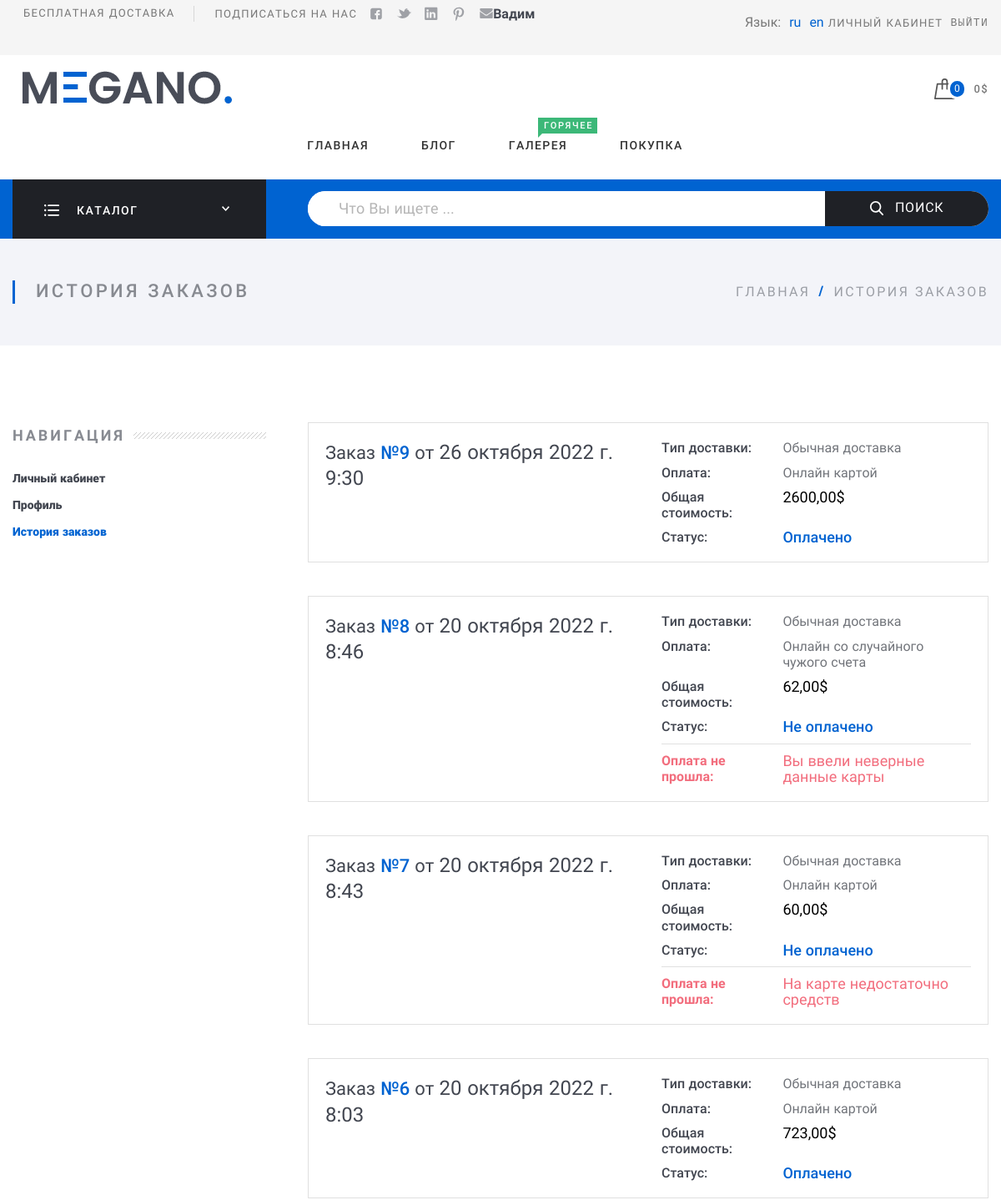
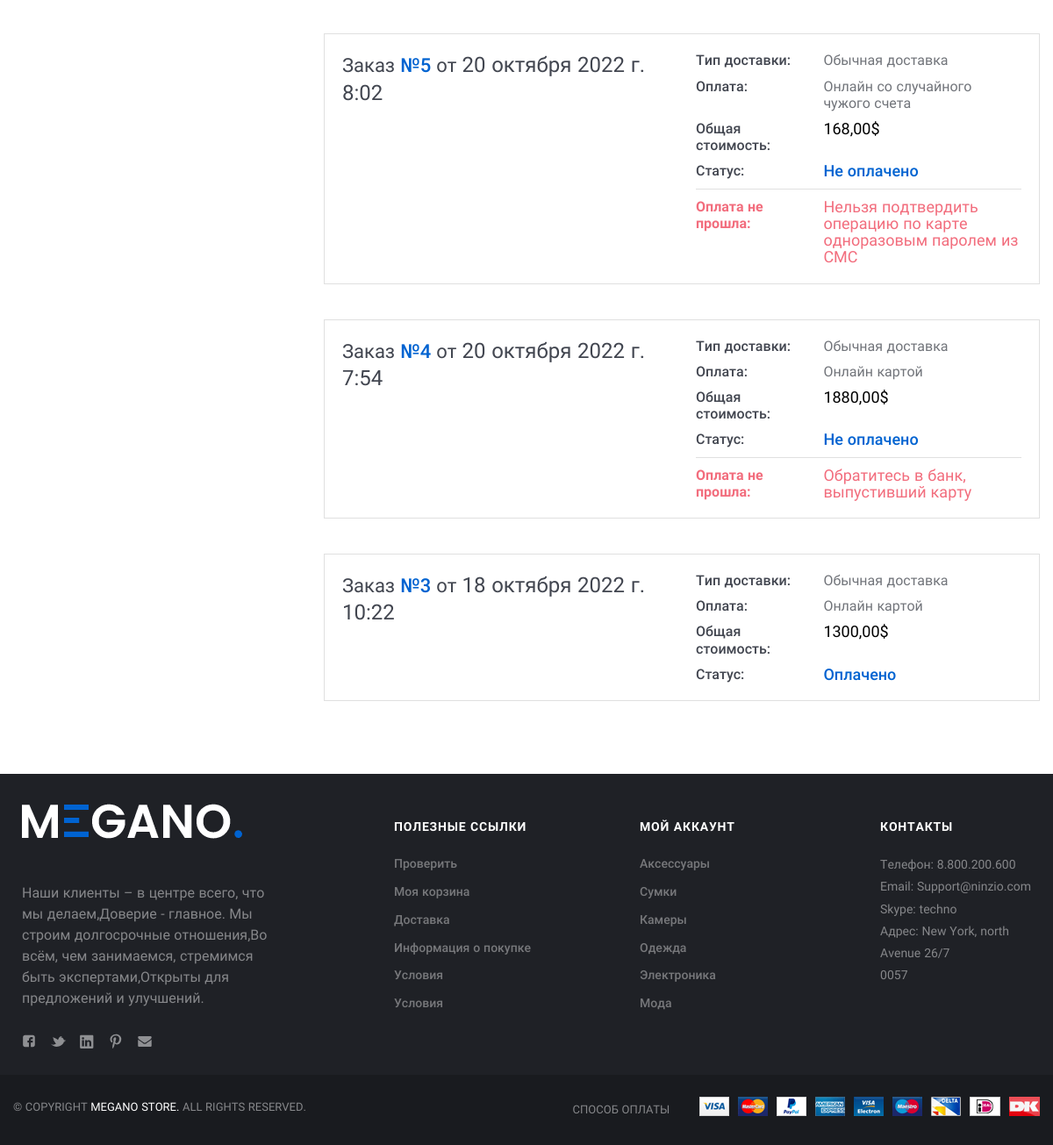
Page /ru/app_history_order/history/ (signed in) on the committed database (2 pictures, top to bottom).
### app_ordering/models.py (models this page shows, shortened)
class Order(models.Model):
    address = models.CharField(max_length=250)
    city = models.CharField(max_length=100)
    created = models.DateTimeField(auto_now_add=True)
    updated = models.DateTimeField(auto_now=True)
    payment_method = models.CharField(max_length=50)
    delivery_method = models.CharField(max_length=50)
    user = models.ForeignKey(User, on_delete=models.CASCADE, related_name='user_order', null=True, blank=True)
    product = models.ForeignKey(Product, on_delete=models.CASCADE, related_name='product_order',null=True, blank=True)
    count_product = models.IntegerField(default=0)
    number_order = models.IntegerField(default=0)
    total_price = models.DecimalField(max_digits=8, decimal_places=2, verbose_name='общая стоимость', default=0.00)
    status = models.BooleanField(default=False, null=True, blank=True)
    text_error = models.TextField(null=True, blank=True)
    code_error = models.IntegerField(null=True, blank=True)
    class Meta:
        ordering = ('-created',)
        verbose_name = 'Заказ'
        verbose_name_plural = 'Заказы'

### app_history_order/views.py (the view)
# urls.py: path('history/', HistoryOrder.as_view(), name='history'),
class HistoryOrder(generic.ListView):
    model = Order
    template_name = 'django-frontend/historyorder.html'
    context_object_name = 'history'
    def get_queryset(self):
        queryset = super().get_queryset()
        return queryset.filter(user_id=self.request.user.id)

### app_cart/cart.py (called while the page is built)
    def __len__(self):
        return sum(item['quantity'] for item in self.cart.values())

    def get_total_price(self):
        return sum(Decimal(item['price']) * item['quantity'] for item in self.cart.values())

### app_cart/context_processors.py (called while the page is built)
def cart(request):
    return {'cart': Cart(request)}

### templates/django-frontend/historyorder.html (shortened to what this page needs)
{% extends "django-frontend/base.html" %}
{% block content %}
{% load i18n %}
<div class="Middle Middle_top">
  <div class="Middle-top">
    <div class="wrap">
      <div class="Middle-header">
        <h1 class="Middle-title">{% trans "История заказов" %}
        </h1>
        <ul class="breadcrumbs Middle-breadcrumbs">
          <li class="breadcrumbs-item"><a href="index.html">{% trans "home" %}</a>
          </li>
          <li class="breadcrumbs-item breadcrumbs-item_current"><span>{% trans "История заказов" %}</span>
          </li>
        </ul>
      </div>
    </div>
  </div>
  <div class="Section Section_column Section_columnLeft">
    <div class="wrap">
      <div class="Section-column">
        <div class="Section-columnSection">
          <header class="Section-header">
            <strong class="Section-title">{% trans "Навигация" %}
            </strong>
          </header>
          <div class="Section-columnContent">
            <div class="NavigateProfile">
              <ul class="menu menu_vt">
                <li class="menu-item"><a class="menu-link" href="/app_user/personal_area/{{request.user.id}}">{% trans "Личный кабинет" %}</a>
                </li>
                <li class="menu-item"><a class="menu-link" href="/app_user/redact_profile/">{% trans "Профиль" %}</a>
                </li>
                <li class="menu-item_ACTIVE menu-item"><a class="menu-link" href="">{% trans "История заказов" %}</a>
                </li>
              </ul>
            </div>
          </div>
        </div>
      </div>
      <div class="Section-content">
        <div class="Orders">
          {% for i in history %}
          <div class="Order Order_anons">
            <div class="Order-personal">
              <div class="row">
                <div class="row-block"><a class="Order-title" href="/app_history_order/order_info/{{i.number_order}}">{% trans "Заказ" %}&#32;<span class="Order-numberOrder">№{{i.number_order}}</span>&#32;{% trans "от" %}&#32;<span class="Order-dateOrder">{{i.created}}</span></a>
                </div>
                <div class="row-block">
                  <div class="Order-info Order-info_delivery">
                    <div class="Order-infoType">{% trans "Тип доставки:" %}
                    </div>
                    <div class="Order-infoContent">{{i.delivery_method}}
                    </div>
                  </div>
                  <div class="Order-info Order-info_pay">
                    <div class="Order-infoType">{% trans "Оплата:" %}
                    </div>
                    <div class="Order-infoContent">{{i.payment_method}}
                    </div>
                  </div>
                  <div class="Order-info">
                    <div class="Order-infoType">{% trans "Общая стоимость:" %}
                    </div>
                    <div class="Order-infoContent"><span class="Order-price">{{i.total_price}}$</span>
                    </div>
                  </div>
                  <div class="Order-info Order-info_status">
                    <div class="Order-infoType">{% trans "Статус:" %}
                    </div>
                    {% if i.status %}
                    <div class="Order-infoContent"> {% trans "Оплачено" %}
                    </div>
                    {% else %}
                    <div class="Order-infoContent"> {% trans "Не оплачено" %}
                    </div>
                    {% endif %}
                  </div>
                  {% if not i.status %}
                  <div class="Order-info Order-info_error">
                      <div class="Order-infoType">{% trans "Оплата не прошла:" %}
                      </div>
                      <div class="Order-infoContent">{{i.text_error}}
                      </div>
                  </div>
                  {% endif %}
                </div>
              </div>
            </div>
          </div>
          {% endfor %}
        </div>
      </div>
    </div>
  </div>
</div>
 {% endblock content %}

### templates/django-frontend/base.html (shortened to what this page needs)
<!DOCTYPE html><!--[if IE 7]>
        {% load static %}
        {% load i18n %}
<html class="ie7" lang="ru">
<![endif]-->
 <html lang="ru">
<head>
  <link rel="stylesheet" href="{% static 'assets/css/fonts.css' %}?v=65245665">
  <link rel="stylesheet" href="{% static 'assets/css/basic.css'%}?v=65245665">
  <link rel="stylesheet" href="{% static 'assets/css/extra.css' %}?v=65245665">
</head>
<body class="Site">
  <header class="Header">
    <div class="ControlPanel">
      <div class="wrap">
        <div class="row ControlPanel-row">
          <div class="row-block">
            <div class="row ControlPanel-rowSplit">
              <div class="row-block"><a class="ControlPanel-title" href="#">{% trans "Free Delivery" %} </a>
              </div>
              <div class="row-block hide_700"><span class="ControlPanel-title">{% trans "Follow US" %}</span>
                <ul class="menu menu_img menu_smallImg ControlPanel-menu">
                  <li class="menu-item"><a class="menu-link" href="#"><img src="{% static 'assets/img/icons/socialHeader/fb.svg' %}" alt="fb.svg"/></a>
                  </li>
                  <li class="menu-item"><a class="menu-link" href="#"><img src="{% static 'assets/img/icons/socialHeader/tw.svg' %}" alt="tw.svg"/></a>
                  </li>
                  <li class="menu-item"><a class="menu-link" href="#"><img src="{% static 'assets/img/icons/socialHeader/in.svg' %}" alt="in.svg"/></a>
                  </li>
                  <li class="menu-item"><a class="menu-link" href="#"><img src="{% static 'assets/img/icons/socialHeader/pt.svg' %}" alt="pt.svg"/></a>
                  </li>
                  <li class="menu-item"><a class="menu-link" href="#"><img src="{% static 'assets/img/icons/socialHeader/mail.svg' %}" alt="mail.svg"/></a>
                  </li>
                  <li> {{request.user.first_name}}</li>
                </ul>
              </div>
            </div>
          </div>
          <nav class="row-block">
            <div class="row ControlPanel-rowSplit">
                  {% get_current_language as LANGUAGE_CODE %}
                  {% get_available_languages as LANGUAGES %}
                  {% get_language_info_list for LANGUAGES as languages %}
               <div class="languages">
                   <div class="Language_p" ><p>{% trans "Language" %}:</p> </div>
                        {% for language in languages %}
                                <a class="Language_a" href="/{{ language.code }}{{ request.path|slice:'3:'}}">
                                    {{ language.code }}
                                </a>
                        {% endfor %}
                </div>
              {% if not request.user.is_authenticated %}
              <div class="row-block"><a class="ControlPanel-title" href="/app_user/register/">{% trans "Login / Register" %}</a>
                  {% else %}
                  <div class="row-block"><a class="ControlPanel-title" href="/app_user/personal_area/{{request.user.id}}">{% trans "Личный кабинет" %}</a><br>
                    <div class="row-block"><a class="ControlPanel-title" href="/app_user/logaut"><pre> {% trans "Выйти" %}</pre></a>
               {% endif %}
              </div>
            </div>
          </nav>
        </div>
      </div>
    </div>
    <div class="wrap">
      <div class="row Header-rowMain">
        <div class="row-block Header-logo"><a class="logo" href="/app_product/home/"><img class="logo-image" src="{% static 'assets/img/logo.png' %}" alt="logo.png"/></a>
        </div>
        <nav class="row-block row-block_right Header-menu">
          <div class="menuModal" id="navigate">
            <ul class="menu menu_main">
              <li class="menu-item"><a class="menu-link" href="/app_product/home">{% trans "Home" %}</a>
              </li>
              <li class="menu-item"><a class="menu-link" href="#">{% trans "Blog" %}</a>
              </li>
              <li class="menu-item"><span class="menu-label menu-label_success">{% trans "Hot" %}</span><a class="menu-link" href="/app_product/home">{% trans "Gallery" %}</a>
              </li>
              <li class="menu-item"><a class="menu-link" href="/app_product/catalog/14">{% trans "Purchase" %}</a>
              </li>
            </ul>
          </div>
        </nav>
        <div class="row-block">
          {% with total_item=cart|length %}
          <div class="CartBlock"><a class="CartBlock-block" href="/app_cart/"><img class="CartBlock-img" src="{% static 'assets/img/icons/cart.svg' %}" alt="cart.svg"/><span class="CartBlock-amount">{{total_item}}</span></a>
            <div class="CartBlock-block"><span class="CartBlock-price">{{cart.get_total_price}}$</span>
            </div>
            {% endwith %}
          </div>
        </div>
      </div>
    </div>
    <div class="Header-searchWrap">
      <div class="wrap">
        <div class="Header-categories">
          <div class="CategoriesButton">
            <div class="CategoriesButton-title">
              <div class="CategoriesButton-icon"><img src="{% static 'assets/img/icons/allDep.svg' %}" alt="allDep.svg"/>
              </div><span class="CategoriesButton-text">{% trans "Catalog" %}</span>
              <div class="CategoriesButton-arrow">
              </div>
            </div>
          </div>
        </div>
        <div class="Header-search">
          <div class="search">
            <form class="form form_search" action="#" method="post">
              <input class="search-input" id="query" name="query" type="text" placeholder='{% trans "What are you looking for ..." %} '/>
              <button class="search-button" type="submit" name="search" id="search"><img src="{% static 'assets/img/icons/search.svg' %} " alt="search.svg"/>{% trans "Search" %}
              </button>
            </form>
          </div>
        </div>
      </div>
    </div>
  </header>
{% block content %}
{% endblock content %}
<footer class="Footer">
    <div class="wrap">
      <div class="row Footer-main">
        <div class="row-block"><a class="logo Footer-logo" href="/app_product/home"><img class="logo-image" src="{% static 'assets/img/logo_footer.png' %}" alt="logo_footer.png"/></a>
          <p>{% trans "Lorem ipsum dolor sit amet, consectetuer adipiscing elit, sed diam nonummy nibh euismod tincid  unt ut laoreet dolore magna aliquam erat volutpat. Ut wisi enim ad" %}
          <ul class="menu menu_img menu_smallImg Footer-menuSoc">
            <li class="menu-item"><a class="menu-link" href="#"><img src="{% static 'assets/img/icons/socialFooter/fb.svg' %}" alt="fb.svg"/></a>
            </li>
            <li class="menu-item"><a class="menu-link" href="#"><img src="{% static 'assets/img/icons/socialFooter/tw.svg' %}" alt="tw.svg"/></a>
            </li>
            <li class="menu-item"><a class="menu-link" href="#"><img src="{% static 'assets/img/icons/socialFooter/in.svg' %}" alt="in.svg"/></a>
            </li>
            <li class="menu-item"><a class="menu-link" href="#"><img src="{% static 'assets/img/icons/socialFooter/pt.svg' %}" alt="pt.svg"/></a>
            </li>
            <li class="menu-item"><a class="menu-link" href="#"><img src="{% static 'assets/img/icons/socialFooter/mail.svg' %}" alt="mail.svg"/></a>
            </li>
          </ul>
        </div>
        <div class="row-block">
          <strong class="Footer-title">{% trans "Useful Links" %}
          </strong>
          <ul class="menu menu_vt Footer-menu">
            <li class="menu-item"><a class="menu-link" href="#">{% trans "Checkout" %}</a>
            </li>
            <li class="menu-item"><a class="menu-link" href="#">{% trans "My Cart" %}</a>
            </li>
            <li class="menu-item"><a class="menu-link" href="#">{% trans "Delivery" %}</a>
            </li>
            <li class="menu-item"><a class="menu-link" href="#">{% trans "Order Info" %}</a>
            </li>
            <li class="menu-item"><a class="menu-link" href="#">{% trans "Terms" %}</a>
            </li>
            <li class="menu-item"><a class="menu-link" href="#">{% trans "Conditions" %}</a>
            </li>
          </ul>
        </div>
        <div class="row-block">
          <strong class="Footer-title">{% trans "My Account" %}
          </strong>
          <ul class="menu menu_vt Footer-menu">
            <li class="menu-item"><a class="menu-link" href="#">{% trans "Accessories" %}</a>
            </li>
            <li class="menu-item"><a class="menu-link" href="#">{% trans "Bags" %}</a>
            </li>
            <li class="menu-item"><a class="menu-link" href="#">{% trans "Cameras" %}</a>
            </li>
            <li class="menu-item"><a class="menu-link" href="#">{% trans "Clothings" %}</a>
            </li>
            <li class="menu-item"><a class="menu-link" href="#">{% trans "Electronics" %}</a>
            </li>
            <li class="menu-item"><a class="menu-link" href="#">{% trans "Fashion" %}</a>
            </li>
          </ul>
        </div>
        <div class="row-block">
          <strong class="Footer-title">{% trans "Contacts" %}
          </strong>
          <p>{% trans "Phone" %}: 8.800.200.600<br>Email: Support@ninzio.com<br>Skype: techno<br>{% trans "Address" %}: New York, north<br>Avenue 26/7<br>0057
          </p>
        </div>
      </div>
    </div>
    <div class="Footer-copy">
      <div class="wrap">
        <div class="row row_space">
          <div class="row-block">© Copyright&#32;<a href="#">Megano Store.</a>&#32;All rights reserved.
          </div>
          <div class="row-block"><span>{% trans "Accepted Payments" %}</span>
            <div class="Footer-payments">
              <div><img src="{% static 'assets/img/payments/visa.png' %}" alt="visa.png"/>
              </div>
              <div><img src="{% static 'assets/img/payments/mastercard.png' %}" alt="mastercard.png"/>
              </div>
              <div><img src="{% static 'assets/img/payments/paypal.png' %}" alt="paypal.png"/>
              </div>
              <div><img src="{% static 'assets/img/payments/american.png' %}" alt="american.png"/>
              </div>
              <div><img src="{% static 'assets/img/payments/electron.png' %}" alt="electron.png"/>
              </div>
              <div><img src="{% static 'assets/img/payments/maestro.png' %}" alt="maestro.png"/>
              </div>
              <div><img src="{% static 'assets/img/payments/delta.png' %}" alt="delta.png"/>
              </div>
              <div><img src="{% static 'assets/img/payments/e.png' %}" alt="e.png"/>
              </div>
              <div><img src="{% static 'assets/img/payments/dk.png' %}" alt="dk.png"/>
              </div>
            </div>
          </div>
        </div>
      </div>
    </div>
  </footer>
</body></html>

### rows in the picture
Order: number_order "9", created "26 октября 2022 г. 9:30", delivery_method "Обычная доставка", payment_method "Онлайн картой", total_price "2600,00"
Order: number_order "8", created "20 октября 2022 г. 8:46", delivery_method "Обычная доставка", payment_method "Онлайн со случайного чужого счета", total_price "62,00", text_error "Вы ввели неверные данные карты"
Order: number_order "7", created "20 октября 2022 г. 8:43", delivery_method "Обычная доставка", payment_method "Онлайн картой", total_price "60,00", text_error "На карте недостаточно средств"
Order: number_order "6", created "20 октября 2022 г. 8:03", delivery_method "Обычная доставка", payment_method "Онлайн картой", total_price "723,00"
Order: number_order "5", created "20 октября 2022 г. 8:02", delivery_method "Обычная доставка", payment_method "Онлайн со случайного чужого счета", total_price "168,00", text_error "Нельзя подтвердить операцию по карте одноразовым паролем из СМС"
Order: number_order "4", created "20 октября 2022 г. 7:54", delivery_method "Обычная доставка", payment_method "Онлайн картой", total_price "1880,00", text_error "Обратитесь в банк, выпустивший карту"
Order: number_order "3", created "18 октября 2022 г. 10:22", delivery_method "Обычная доставка", payment_method "Онлайн картой", total_price "1300,00"

### other values in the picture
{{ request.user.first_name }} "Вадим"
{{ language.code }} "ru" "en"
{{ total_item }} "0"
{{ cart.get_total_price }} "0"
